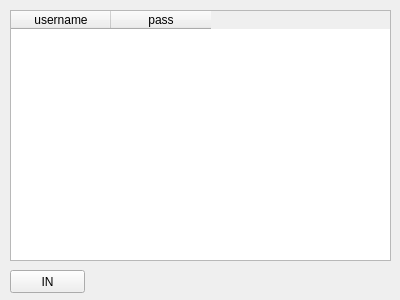
<?xml version="1.0" encoding="UTF-8"?>
<ui version="4.0">
 <class>Form</class>
 <widget class="QWidget" name="Form">
  <property name="geometry">
   <rect>
    <x>0</x>
    <y>0</y>
    <width>400</width>
    <height>300</height>
   </rect>
  </property>
  <property name="windowTitle">
   <string>Form</string>
  </property>
  <widget class="QTableWidget" name="tableWidget">
   <property name="geometry">
    <rect>
     <x>10</x>
     <y>10</y>
     <width>381</width>
     <height>251</height>
    </rect>
   </property>
   <column>
    <property name="text">
     <string>username</string>
    </property>
   </column>
   <column>
    <property name="text">
     <string>pass</string>
    </property>
   </column>
  </widget>
  <widget class="QPushButton" name="InBtn">
   <property name="geometry">
    <rect>
     <x>10</x>
     <y>270</y>
     <width>75</width>
     <height>23</height>
    </rect>
   </property>
   <property name="text">
    <string>IN</string>
   </property>
  </widget>
 </widget>
 <resources/>
 <connections/>
</ui>
